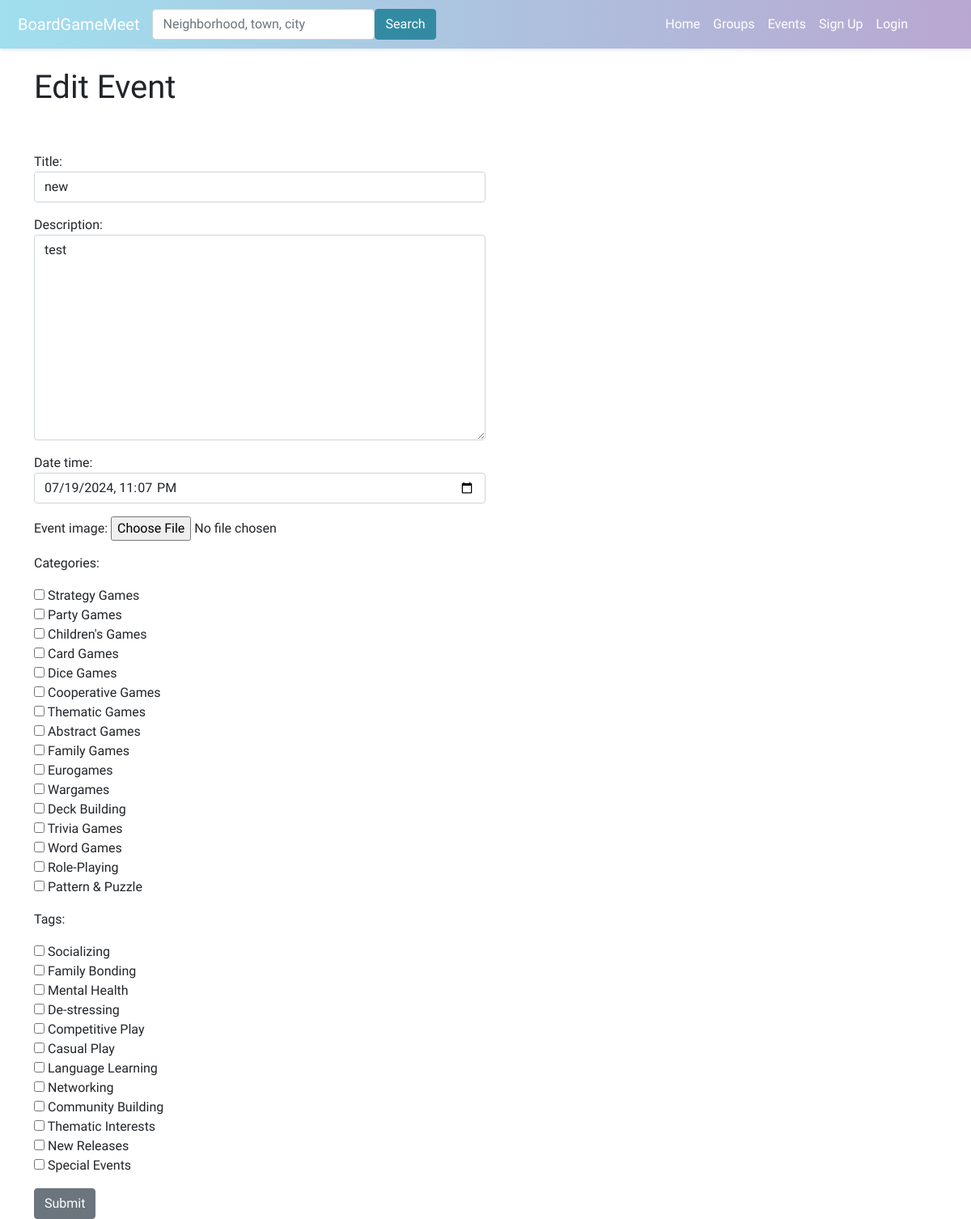
/edit-event/4/, run on an earlier commit of the app's database.
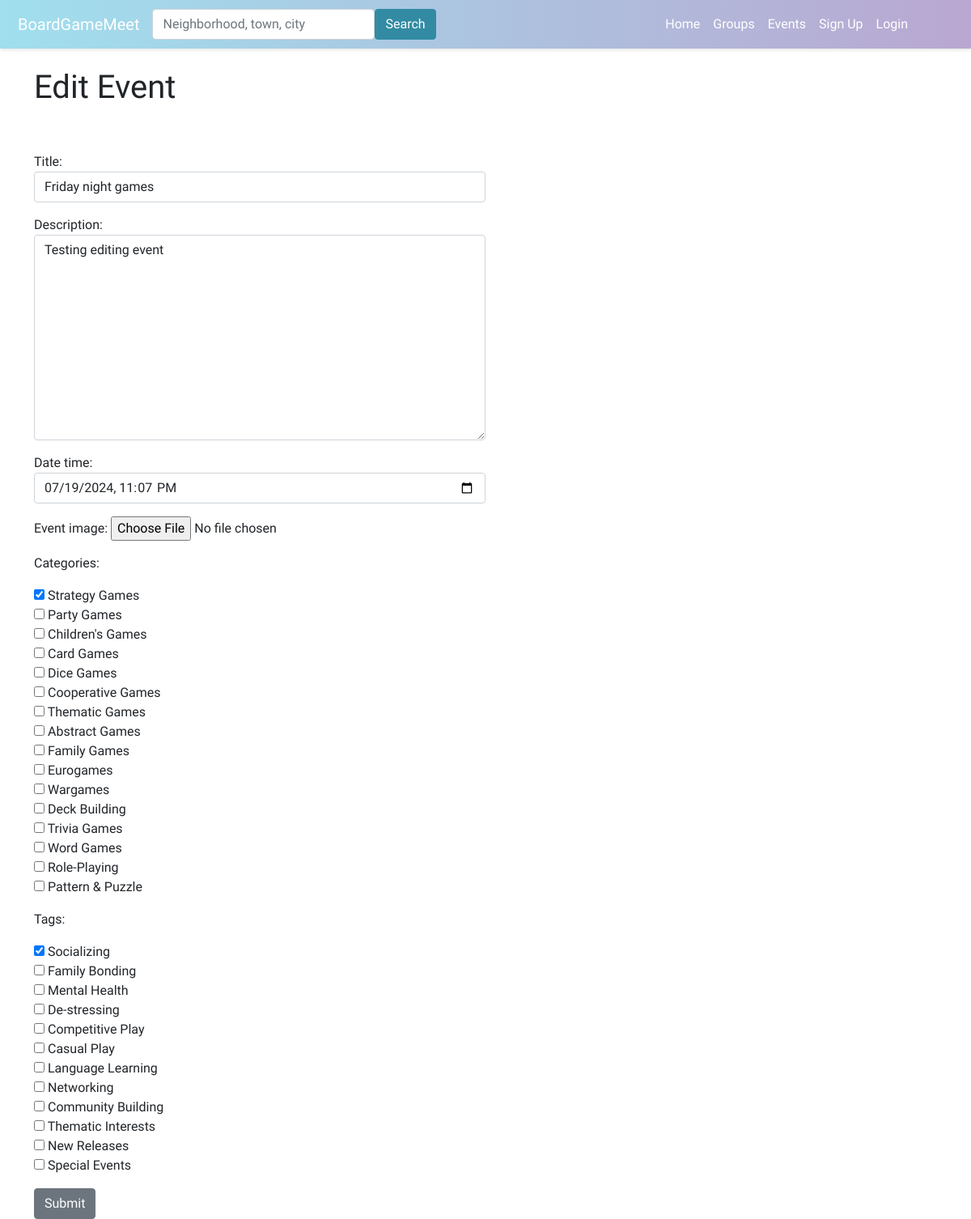
And on a later commit of the database.
### boardgame/models.py (models this page shows, shortened)
class Event(models.Model):
    group = models.ForeignKey(Group, on_delete=models.CASCADE)
    title = models.CharField(max_length=100)
    description = models.TextField()
    date_time = models.DateTimeField()
    attendees = models.ManyToManyField(User, through='EventAttendance')
    event_image = models.ImageField(upload_to='event_images/', null=True, blank=True)
    categories = models.ManyToManyField(Category, related_name='events', blank=True)
    tags = models.ManyToManyField(Tag, related_name='events', blank=True)

### boardgame/views.py (the view)
# urls.py: path('edit-event/<int:event_id>/', views.edit_event, name='edit_event'),
def edit_event(request, event_id):
    event = get_object_or_404(Event, pk=event_id)
    form = EventForm(request.POST or None, instance=event)
    if form.is_valid():
        form.save()
        return redirect('event_details', event_id=event_id)
    return render(request, 'boardgame/edit_event.html', {'form': form, 'event': event})

### boardgame/forms.py
class EventForm(forms.ModelForm):
    class Meta:
        model = Event
        fields = ['title', 'description', 'date_time','event_image','categories', 'tags']
        widgets = {
            'title': forms.TextInput(attrs={'class': 'form-control', 'style': 'width: 50%;'}),
            'description': forms.Textarea(attrs={'class': 'form-control', 'style': 'width: 50%;'}),
            'date_time': forms.DateTimeInput(attrs={'type': 'datetime-local', 'class': 'form-control', 'style': 'width: 50%;'}),
            'categories': forms.CheckboxSelectMultiple,
            'tags': forms.CheckboxSelectMultiple,
        }

### boardgame/models.py (called while the page is built)
    def __str__(self):
        return self.name

    def __str__(self):
        return self.name

### boardgame/templates/boardgame/edit_event.html (shortened to what this page needs)
{% extends 'boardgame/base.html' %}
{% block content %}
<h1>Edit Event</h1>
<br/><br/>
<form action="{% url 'edit_event' event.id %}" method="POST">
    {{ form.as_p }}
    <input type="submit" value="Submit" class="btn btn-secondary">
</form>
{% endblock %}

What changed in the data, as far as the page shows it:
changed Event: title "new" → "Friday night games"; description "test" → "Testing editing event"
Also different on the page:
form field categories: "☐ ☐ ☐ ☐ ☐ ☐ ☐ ☐ ☐ ☐ ☐ ☐ ☐ ☐ ☐ ☐" → "☑ ☐ ☐ ☐ ☐ ☐ ☐ ☐ ☐ ☐ ☐ ☐ ☐ ☐ ☐ ☐"
form field tags: "☐ ☐ ☐ ☐ ☐ ☐ ☐ ☐ ☐ ☐ ☐ ☐" → "☑ ☐ ☐ ☐ ☐ ☐ ☐ ☐ ☐ ☐ ☐ ☐"
